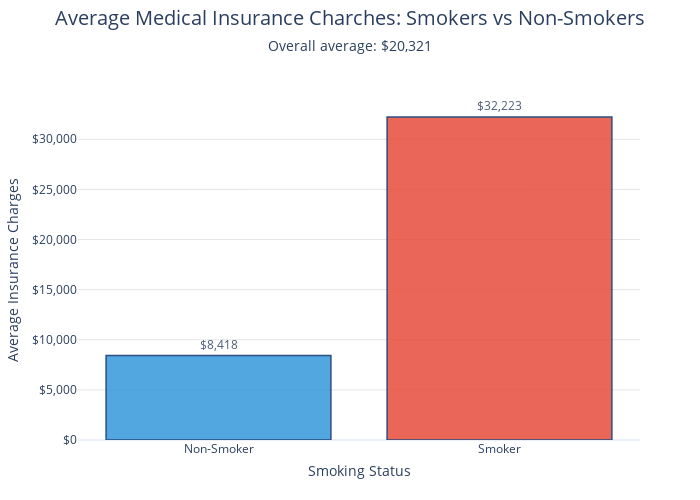

Source (notebook cell):
### Code cell
# Calculate average charges for smokers and non-smokers
smoker_data = df.groupby('smoker', as_index=False)['charges'].mean()

# Create bar plot with enhanced visuals
fig_smoker = px.bar(
    smoker_data,
    x='smoker', y='charges',
    labels={'charges': 'Average Insurance Charges ($)', 'smoker': 'Smoking Status'},
    template='plotly_white',
    text=smoker_data['charges'].round(2)
)

# Apply custom styling to bars
fig_smoker.update_traces(
    marker_color=['#3498DB', '#E74C3C'],  # Blue for Non-Smokers, Red for Smokers
    textposition='outside',
    textfont=dict(size=12),
    texttemplate='$%{text:,.0f}',  # Format text with dollar sign
    marker_line_color='rgb(8,48,107)',
    marker_line_width=1.5,
    opacity=0.85,
    width=0.8  # Increased width to remove space between bars
)

# Extract max, min, and overall average for insights
overall_avg = smoker_data['charges'].mean()

# Create combined title with insights
combined_title = (
    f"Average Medical Insurance Charches: Smokers vs Non-Smokers<br>"
    f"<span style='font-size: 14px;'>"
    f"Overall average: ${overall_avg:,.0f}"
    f"</span>"
)

# Update layout for better readability and remove extra space
fig_smoker.update_layout(
    title={
        'text': combined_title,
        'x': 0.5,
        'y': 0.95,
        'xanchor': 'center',
        'yanchor': 'top',
        'font': dict(size=20)
    },
    yaxis=dict(
        title='Average Insurance Charges',
        tickprefix="$",
        tickformat=",",
        gridcolor='#E5E5E5',
        title_standoff=10
    ),
    xaxis=dict(
        title='Smoking Status',
        ticktext=['Non-Smoker', 'Smoker'],
        tickvals=['no', 'yes'],
        title_standoff=10
    ),
    plot_bgcolor='white',
    height=500,
    width=700,
    showlegend=False,
    margin=dict(t=100, b=60, l=60, r=60),
    bargap=0  # Remove space between bars
)

fig_smoker.show()

### Figure 1 — Plotly figure (JSON) as saved in the notebook; plotly's stock layout.template omitted (floating-point values rounded to 4 significant figures)
{"data": [{"alignmentgroup": "True", "hovertemplate": "Smoking Status=%{x}<br>Average Insurance Charges ($)=%{y}<br>text=%{text}<extra></extra>", "legendgroup": "", "marker": {"color": ["#3498DB", "#E74C3C"], "line": {"color": "rgb(8,48,107)", "width": 1.5}, "pattern": {"shape": ""}}, "name": "", "offsetgroup": "", "opacity": 0.85, "orientation": "v", "showlegend": false, "text": [8418.0, 32220.0], "textfont": {"size": 12}, "textposition": "outside", "texttemplate": "$%{text:,.0f}", "type": "bar", "width": 0.8, "x": ["no", "yes"], "xaxis": "x", "y": [8418.0, 32220.0], "yaxis": "y"}], "layout": {"bargap": 0, "barmode": "relative", "height": 500, "legend": {"tracegroupgap": 0}, "margin": {"b": 60, "l": 60, "r": 60, "t": 100}, "plot_bgcolor": "white", "showlegend": false, "title": {"font": {"size": 20}, "text": "Average Medical Insurance Charches: Smokers vs Non-Smokers<br><span style='font-size: 14px;'>Overall average: $20,321</span>", "x": 0.5, "xanchor": "center", "y": 0.95, "yanchor": "top"}, "width": 700, "xaxis": {"anchor": "y", "domain": [0, 1], "ticktext": ["Non-Smoker", "Smoker"], "tickvals": ["no", "yes"], "title": {"standoff": 10, "text": "Smoking Status"}}, "yaxis": {"anchor": "x", "domain": [0, 1], "gridcolor": "#E5E5E5", "tickformat": ",", "tickprefix": "$", "title": {"standoff": 10, "text": "Average Insurance Charges"}}}}
